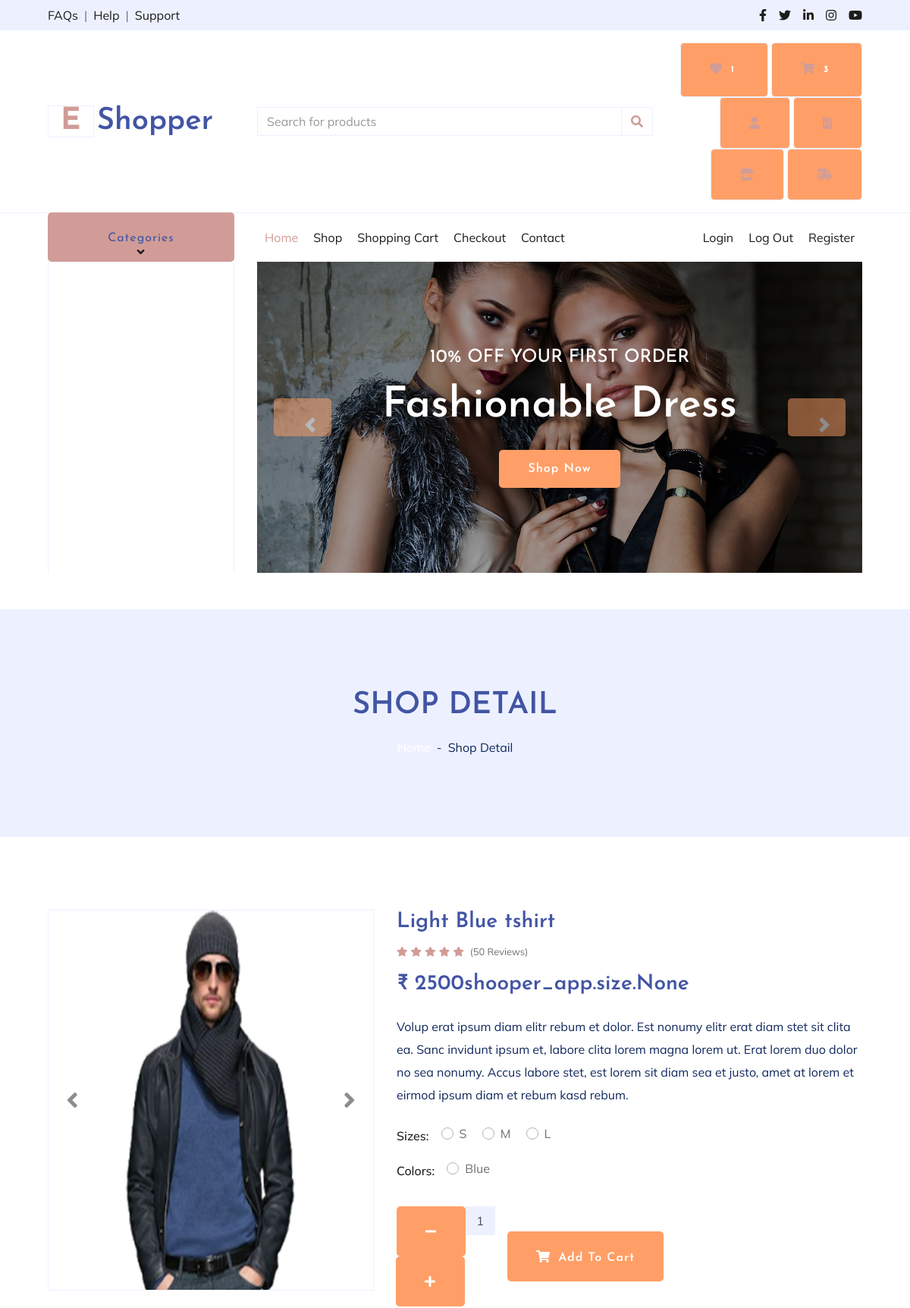
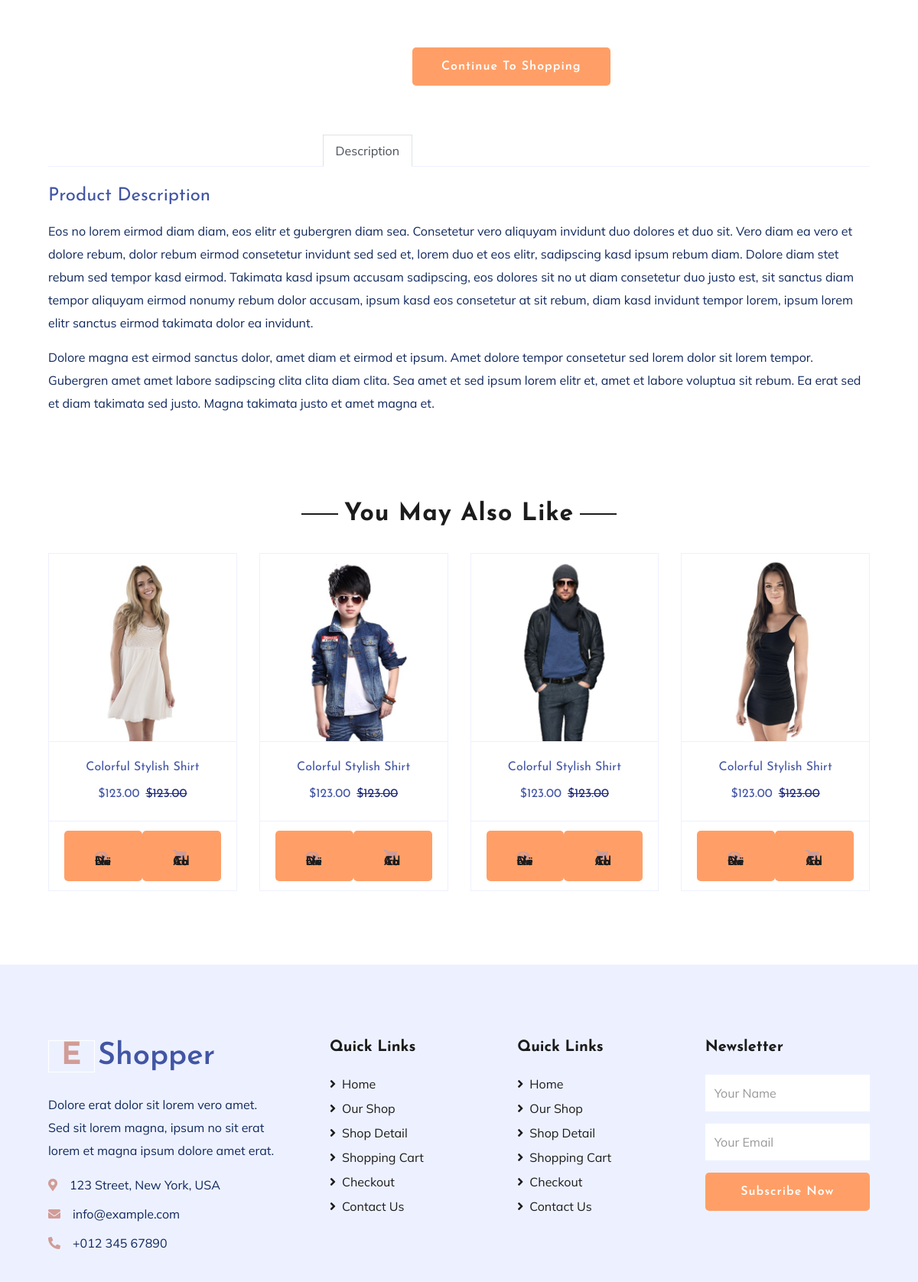
The page /detail1/13 (signed in, upper part) on the database its author committed (2 pictures, top to bottom).
### shooper_app/models.py (models this page shows, shortened)
class product(models.Model):
    main_category=models.ForeignKey(Main_category,on_delete=models.CASCADE,blank=True,null=True)
    sub_category=models.ForeignKey(Sub_category,on_delete=models.CASCADE,blank=True,null=True)
    image=models.ImageField(upload_to="media")
    name=models.CharField(max_length=50)
    quantity=models.IntegerField(default=1)
    price1=models.CharField(choices=chh,blank=True,null=True,max_length=50)
    size1=models.ManyToManyField(size,null=True,blank=True)
    star=models.IntegerField()
    color=models.ManyToManyField(color,blank=True,null=True,max_length=50)
    price=models.IntegerField()

class size(models.Model):
    name=models.CharField(max_length=50)

class color(models.Model):
    name=models.CharField(max_length=50)

### shooper_app/views.py (the view)
# urls.py: path('detail1/<int:id>', views.detail1, name='detail1'),
def detail1(request,id):
    uid=User.objects.get(email=request.session['email'])
    pid=product.objects.get(id=id)
    rate_id=Rating.objects.filter(product_id=pid)
    count=Add_to_cart.objects.filter(user_id=uid).count()
    r_count=Rating.objects.filter(product_id=pid).count()
    countt=Add_to_whishlist.objects.filter(user_id=uid).count()
    sid=size.objects.all()
    cid=color.objects.all()
    l1 = []
    for i in rate_id:
        l1.append(i.rating)
    print(l1)
    if rate_id.count() > 0:
        a = sum(l1)/rate_id.count()#start count and sum: total stars/total reviews
        print(a)
        a1 = math.ceil(a)  # for half star
        print(a1)
    else:
        a = 0
        a1 = 0
        print("No ratings available")
    con={'pid':pid,"count":count,"rate_id":rate_id,"countt":countt,"r_count":r_count,"sid":sid,"cid":cid,"a":a,"a1":a1}
    return render(request,"detail.html",con)

### shooper_app/templates/detail.html (shortened to what this page needs)
{% extends "index.html" %}
{% load static %}
{% block content %}
    <div class="container-fluid bg-secondary mb-5">
        <div class="d-flex flex-column align-items-center justify-content-center" style="min-height: 300px">
            <h1 class="font-weight-semi-bold text-uppercase mb-3">Shop Detail</h1>
            <div class="d-inline-flex">
                <p class="m-0"><a href="">Home</a></p>
                <p class="m-0 px-2">-</p>
                <p class="m-0">Shop Detail</p>
            </div>
        </div>
    </div>
    <div class="container-fluid py-5">
        <div class="row px-xl-5">
            <div class="col-lg-5 pb-5">
                <div id="product-carousel" class="carousel slide" data-ride="carousel">
                    <div class="carousel-inner border">
                        <div class="carousel-item active" style="height: 500px;">
                            <img class="w-100 h-100"  src="{{pid.image.url}}" alt="Image">
                        </div>
                    </div>
                    <a class="carousel-control-prev" href="#product-carousel" data-slide="prev">
                        <i class="fa fa-2x fa-angle-left text-dark"></i>
                    </a>
                    <a class="carousel-control-next" href="#product-carousel" data-slide="next">
                        <i class="fa fa-2x fa-angle-right text-dark"></i>
                    </a>
                </div>
            </div>
            <div class="col-lg-7 pb-5">
                <h3 class="font-weight-semi-bold">{{pid.name}}</h3>
                <div class="d-flex mb-3">
                    <div class="text-primary mr-2">
                        {% for i in "12345" %}
                        {% if forloop.counter <= a %}
                        <small class="fas fa-star"></small>
                        {% elif forloop.counter == a1 %}
                        <small class="fas fa-star-half-alt"></small>
                        {% else %}
                        <!-- <small class="fas fa-star"></small>
                        <small class="fas fa-star-half-alt"></small>
                        <small class="far fa-star"></small> -->
                        <small class="far fa-star"></small>
                        {% endif %}
                        {% endfor %}
                    </div>
                    <small class="pt-1">(50 Reviews)</small>
                </div>
                <h3 class="font-weight-semi-bold mb-4"> &#8377; {{pid.price}}{{pid.size1}}</h3>
                <p class="mb-4">Volup erat ipsum diam elitr rebum et dolor. Est nonumy elitr erat diam stet sit clita ea. Sanc invidunt ipsum et, labore clita lorem magna lorem ut. Erat lorem duo dolor no sea nonumy. Accus labore stet, est lorem sit diam sea et justo, amet at lorem et eirmod ipsum diam et rebum kasd rebum.</p>
                <div class="d-flex mb-3">
                    <p class="text-dark font-weight-medium mb-0 mr-3">Sizes:</p>
                    <form>
                        {% for n in pid.size1.all %}
                        <div class="custom-control custom-radio custom-control-inline">
                            <label class="custom-control-label" for="size-{{forloop.counter}}">{{n.name}}</label>
                        </div>
                        {% endfor %}
                    </form>
                </div>
                <div class="d-flex mb-4">
                    <p class="text-dark font-weight-medium mb-0 mr-3">Colors:</p>
                    <form>
                        {% for i in pid.color.all %}
                        <div class="custom-control custom-radio custom-control-inline">
                            <label class="custom-control-label" for="color-{{forloop.counter}}">{{i.name}}</label>
                        </div>
                        {% endfor %}
                    </form>
                </div>
                <form action="{% url 'single_add_to_cart' pid.id %}" method="post">
                <div class="d-flex align-items-center mb-4 pt-2">
                    <div class="input-group quantity mr-3" style="width: 130px;">
                        <div class="input-group-prepend">
                            <button class="btn btn-primary btn-minus" type="button">
                                <i class="fa fa-minus"></i>
                            </button>
                        </div>
                        <input type="text" class="form-control bg-secondary text-center" name="qty" value="1">
                        <div class="input-group-append">
                            <button class="btn btn-primary btn-plus" type="button">
                                <i class="fa fa-plus"></i>
                            </button>
                        </div>
                    </div>
                    <button type="submit" class="btn btn-primary px-3"><i class="fa fa-shopping-cart mr-1"></i> Add To Cart</button>
                </div>
            </form>
                <br>
                <div>
                    <a href="{% url 'shop' %}" class="btn btn-primary cart-btn-transform m-3" data-abc="true">Continue To Shopping</a>
            </div>
            </div>
        </div>
        <div class="row px-xl-5">
            <div class="col">
                <div class="nav nav-tabs justify-content-center border-secondary mb-4">
                    <a class="nav-item nav-link active" data-toggle="tab" href="#tab-pane-1">Description</a>
                    <a class="nav-item nav-link" data-toggle="tab" href="#tab-pane-2">Information</a>
                    <a class="nav-item nav-link" data-toggle="tab" href="#tab-pane-3">Reviews ({{r_count}})</a>
                </div>
                <div class="tab-content">
                    <div class="tab-pane fade show active" id="tab-pane-1">
                        <h4 class="mb-3">Product Description</h4>
                        <p>Eos no lorem eirmod diam diam, eos elitr et gubergren diam sea. Consetetur vero aliquyam invidunt duo dolores et duo sit. Vero diam ea vero et dolore rebum, dolor rebum eirmod consetetur invidunt sed sed et, lorem duo et eos elitr, sadipscing kasd ipsum rebum diam. Dolore diam stet rebum sed tempor kasd eirmod. Takimata kasd ipsum accusam sadipscing, eos dolores sit no ut diam consetetur duo justo est, sit sanctus diam tempor aliquyam eirmod nonumy rebum dolor accusam, ipsum kasd eos consetetur at sit rebum, diam kasd invidunt tempor lorem, ipsum lorem elitr sanctus eirmod takimata dolor ea invidunt.</p>
                        <p>Dolore magna est eirmod sanctus dolor, amet diam et eirmod et ipsum. Amet dolore tempor consetetur sed lorem dolor sit lorem tempor. Gubergren amet amet labore sadipscing clita clita diam clita. Sea amet et sed ipsum lorem elitr et, amet et labore voluptua sit rebum. Ea erat sed et diam takimata sed justo. Magna takimata justo et amet magna et.</p>
                    </div>
                </div>
            </div>
        </div>
    </div>
    <div class="container-fluid py-5">
        <div class="text-center mb-4">
            <h2 class="section-title px-5"><span class="px-2">You May Also Like</span></h2>
        </div>
        <div class="row px-xl-5">
            <div class="col">
                <div class="owl-carousel related-carousel">
                    <div class="card product-item border-0">
                        <div class="card-header product-img position-relative overflow-hidden bg-transparent border p-0">
                            <img class="img-fluid w-100" src="{% static 'img/product-1.jpg' %}" alt="">
                        </div>
                        <div class="card-body border-left border-right text-center p-0 pt-4 pb-3">
                            <h6 class="text-truncate mb-3">Colorful Stylish Shirt</h6>
                            <div class="d-flex justify-content-center">
                                <h6>$123.00</h6><h6 class="text-muted ml-2"><del>$123.00</del></h6>
                            </div>
                        </div>
                        <div class="card-footer d-flex justify-content-between bg-light border">
                            <a href="" class="btn btn-sm text-dark p-0"><i class="fas fa-eye text-primary mr-1"></i>View Detail</a>
                            <a href="" class="btn btn-sm text-dark p-0"><i class="fas fa-shopping-cart text-primary mr-1"></i>Add To Cart</a>
                        </div>
                    </div>
                    <div class="card product-item border-0">
                        <div class="card-header product-img position-relative overflow-hidden bg-transparent border p-0">
                            <img class="img-fluid w-100" src="{% static 'img/product-2.jpg' %}" alt="">
                        </div>
                        <div class="card-body border-left border-right text-center p-0 pt-4 pb-3">
                            <h6 class="text-truncate mb-3">Colorful Stylish Shirt</h6>
                            <div class="d-flex justify-content-center">
                                <h6>$123.00</h6><h6 class="text-muted ml-2"><del>$123.00</del></h6>
                            </div>
                        </div>
                        <div class="card-footer d-flex justify-content-between bg-light border">
                            <a href="" class="btn btn-sm text-dark p-0"><i class="fas fa-eye text-primary mr-1"></i>View Detail</a>
                            <a href="" class="btn btn-sm text-dark p-0"><i class="fas fa-shopping-cart text-primary mr-1"></i>Add To Cart</a>
                        </div>
                    </div>
                    <div class="card product-item border-0">
                        <div class="card-header product-img position-relative overflow-hidden bg-transparent border p-0">
                            <img class="img-fluid w-100" src="{% static 'img/product-3.jpg' %}" alt="">
                        </div>
                        <div class="card-body border-left border-right text-center p-0 pt-4 pb-3">
                            <h6 class="text-truncate mb-3">Colorful Stylish Shirt</h6>
                            <div class="d-flex justify-content-center">
                                <h6>$123.00</h6><h6 class="text-muted ml-2"><del>$123.00</del></h6>
                            </div>
                        </div>
                        <div class="card-footer d-flex justify-content-between bg-light border">
                            <a href="" class="btn btn-sm text-dark p-0"><i class="fas fa-eye text-primary mr-1"></i>View Detail</a>
                            <a href="" class="btn btn-sm text-dark p-0"><i class="fas fa-shopping-cart text-primary mr-1"></i>Add To Cart</a>
                        </div>
                    </div>
                    <div class="card product-item border-0">
                        <div class="card-header product-img position-relative overflow-hidden bg-transparent border p-0">
                            <img class="img-fluid w-100" src="{% static 'img/product-4.jpg' %}" alt="">
                        </div>
                        <div class="card-body border-left border-right text-center p-0 pt-4 pb-3">
                            <h6 class="text-truncate mb-3">Colorful Stylish Shirt</h6>
                            <div class="d-flex justify-content-center">
                                <h6>$123.00</h6><h6 class="text-muted ml-2"><del>$123.00</del></h6>
                            </div>
                        </div>
                        <div class="card-footer d-flex justify-content-between bg-light border">
                            <a href="" class="btn btn-sm text-dark p-0"><i class="fas fa-eye text-primary mr-1"></i>View Detail</a>
                            <a href="" class="btn btn-sm text-dark p-0"><i class="fas fa-shopping-cart text-primary mr-1"></i>Add To Cart</a>
                        </div>
                    </div>
                </div>
            </div>
        </div>
    </div>
    {% endblock %}

### shooper_app/templates/index.html (style rules this page uses)
* { margin: 0; padding: 0; }

### rows shown on the page
product: image (picture), name "Light Blue tshirt", price "2500", size1 "shooper_app.size.None"
size: name "S"
size: name "M"
size: name "L"
color: name "Blue"

### other values the page prints
{{ countt }} "1"
{{ count }} "3"
